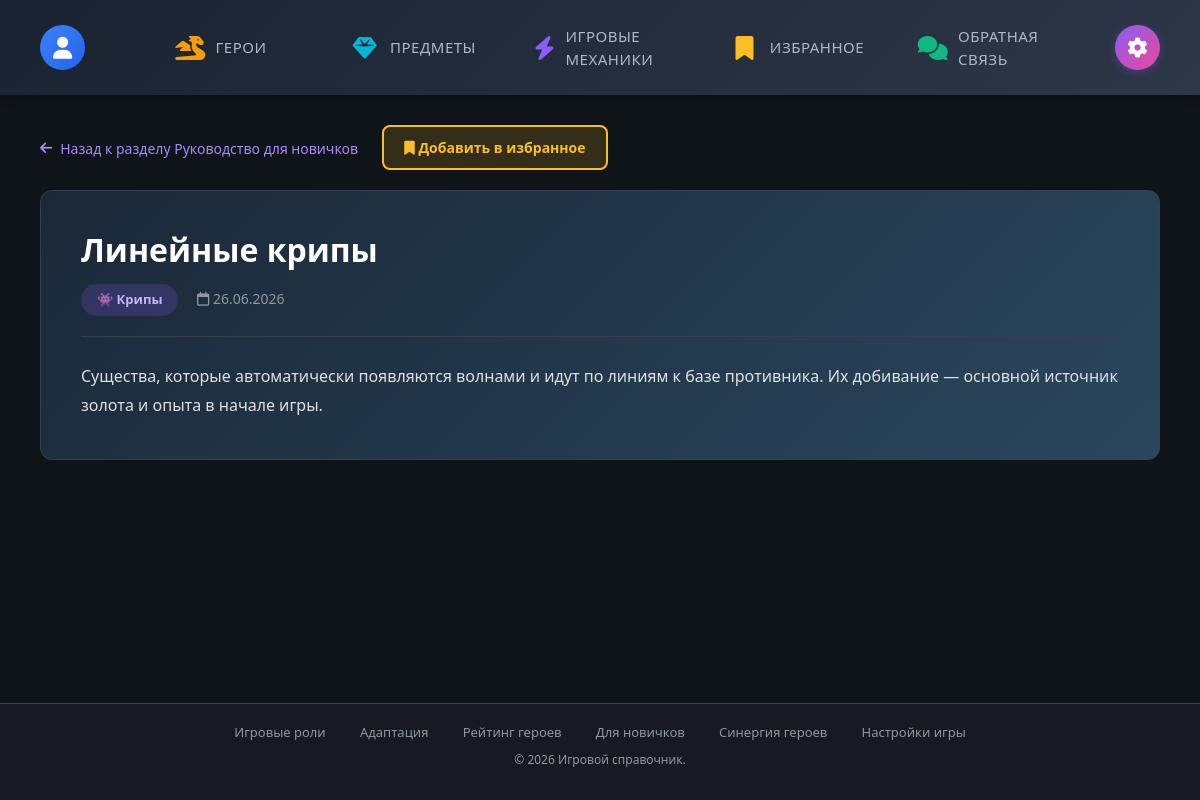
The app's page /sections/newbie/newbie_detail.php?id=18 (signed in) with its own data.
### tables this page shows
CREATE TABLE IF NOT EXISTS game_mechanic (
  id_game_mechanic INT AUTO_INCREMENT PRIMARY KEY,
  title VARCHAR(255) NOT NULL,
  category VARCHAR(100) NOT NULL,
  content TEXT NOT NULL,
  created_date DATETIME DEFAULT CURRENT_TIMESTAMP
);

### sections/newbie/newbie_detail.php (the view, shortened to what this page needs)
<?php
$pdo = getDB();
$id   = $_GET['id'] ?? 0;
$from = $_GET['from'] ?? '';
$stmt = $pdo->prepare("SELECT * FROM game_mechanic WHERE id_game_mechanic = ?");
$stmt->execute([$id]);
$mechanic = $stmt->fetch();
$isFavorite = false;
if ($from === 'favorites') {
    $backLink = BASE_URL . '/account/favorites.php';
    $backText = 'Назад к избранному';
} else {
    $backLink = BASE_URL . '/sections/newbie/newbie.php';
    $backText = 'Назад к разделу Руководство для новичков';
}
$categoryEmojis = [
    'Крипы' => '👾',
    'Игровые цели' => '🎯',
    'Командные постройки' => '🏰'
];
require_once __DIR__ . '/../../includes/header.php';
?>
<a href="<?= $backLink ?>" class="back-btn">
    <i class="fas fa-arrow-left"></i> <?= $backText ?>
</a>
<button id="favBtn" class="fav-btn" onclick="toggleFavorite('newbie', <?= $id ?>)" style="background: <?= $isFavorite ? 'rgba(251,191,36,0.3)' : 'rgba(251,191,36,0.15)' ?>;">
    <i class="fas <?= $isFavorite ? 'fa-star' : 'fa-bookmark' ?>"></i> <?= $isFavorite ? 'В избранном' : 'Добавить в избранное' ?>
</button>
<div class="mechanic-detail">
    <h1><?= htmlspecialchars($mechanic['title']) ?></h1>
    <div class="meta">
        <span class="category-badge">
            <?= $categoryEmojis[$mechanic['category']] ?? '' ?> <?= htmlspecialchars($mechanic['category']) ?>
        </span>
        <span><i class="far fa-calendar"></i> <?= date('d.m.Y', strtotime($mechanic['created_date'])) ?></span>
    </div>
    <div class="content"><?= nl2br(htmlspecialchars($mechanic['content'])) ?></div>
</div>
<?php require_once __DIR__ . '/../../includes/footer.php'; ?>

### css/style.css (style rules this page uses)
* { margin: 0; padding: 0; box-sizing: border-box; }
body { background: #0f1419; color: #e0e0e0; font-family: 'Segoe UI', Tahoma, Geneva, Verdana, sans-serif; min-height: 100vh; display: flex; flex-direction: column; padding-bottom: 80px; }
.back-btn { display: inline-flex; align-items: center; gap: 8px; color: #8f98a0; text-decoration: none; margin-bottom: 20px; font-size: 14px; transition: color 0.2s; padding: 8px 0; }
.back-btn i { font-size: 14px; }
.mechanic-detail { background: linear-gradient(135deg, #1b2838 0%, #2a475e 100%); border: 1px solid #36414d; border-radius: 12px; padding: 40px; }
.mechanic-detail h1 { color: #fff; font-size: 32px; margin-bottom: 15px; font-weight: 700; }
.mechanic-detail .meta { color: #8f98a0; font-size: 14px; margin-bottom: 25px; padding-bottom: 20px; border-bottom: 1px solid #36414d; }
.mechanic-detail .category-badge { display: inline-block; background: rgba(139,92,246,0.2); color: #c4b5fd; padding: 6px 16px; border-radius: 20px; font-size: 13px; font-weight: 600; margin-right: 15px; }
.mechanic-detail .content { color: #e0e0e0; font-size: 16px; line-height: 1.8; white-space: pre-wrap; }
.back-btn { display: inline-flex; align-items: center; gap: 8px; color: #a78bfa; text-decoration: none; margin-bottom: 20px; font-size: 14px; transition: color 0.2s; }
.fav-btn { border: 2px solid #fbbf24;color: #fbbf24;padding: 10px 20px;border-radius: 8px;cursor: pointer;font-weight: 600;margin: 0 0 20px 20px; transition: all 0.3s;font-size: 14px; }

### includes/header.php (style rules this page uses)
html { overflow-y: scroll; }

### records on screen
game_mechanic: title "Линейные крипы", category "👾", category "Крипы", created_date "26.06.2026", content "Существа, которые автоматически появляются волнами и идут по линиям к базе противника. Их добивание — основной источник золота и опыта в начале игры."

### other values on screen
$backText "Назад к разделу Руководство для новичков"
